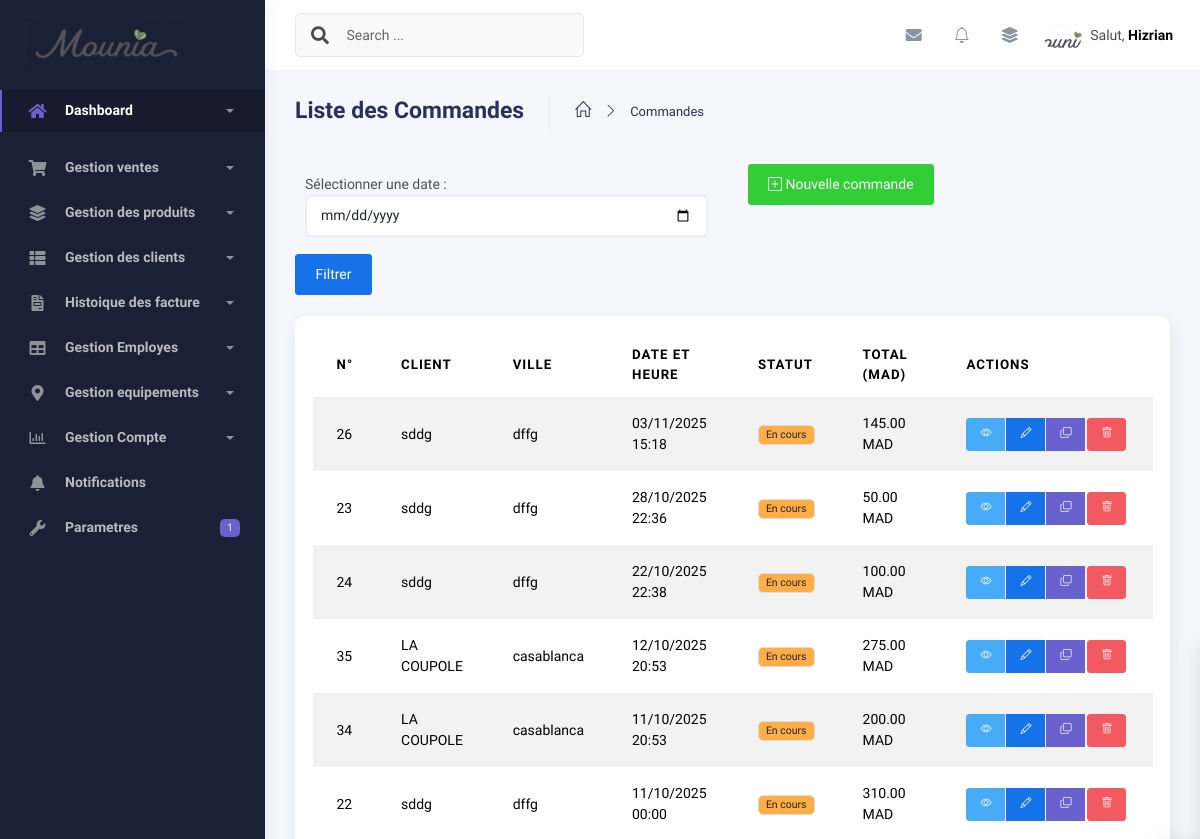
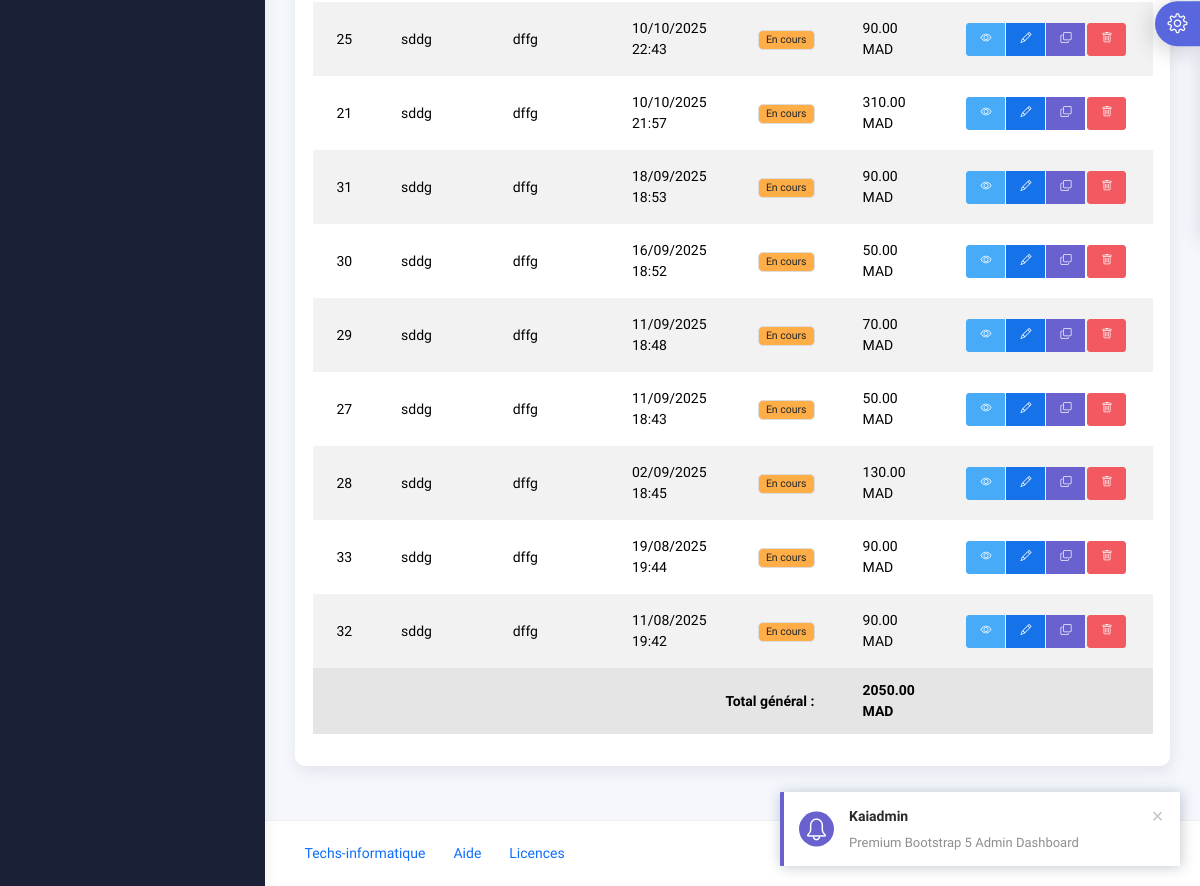
The app's page /commandes/, older data (2 pictures, top to bottom).
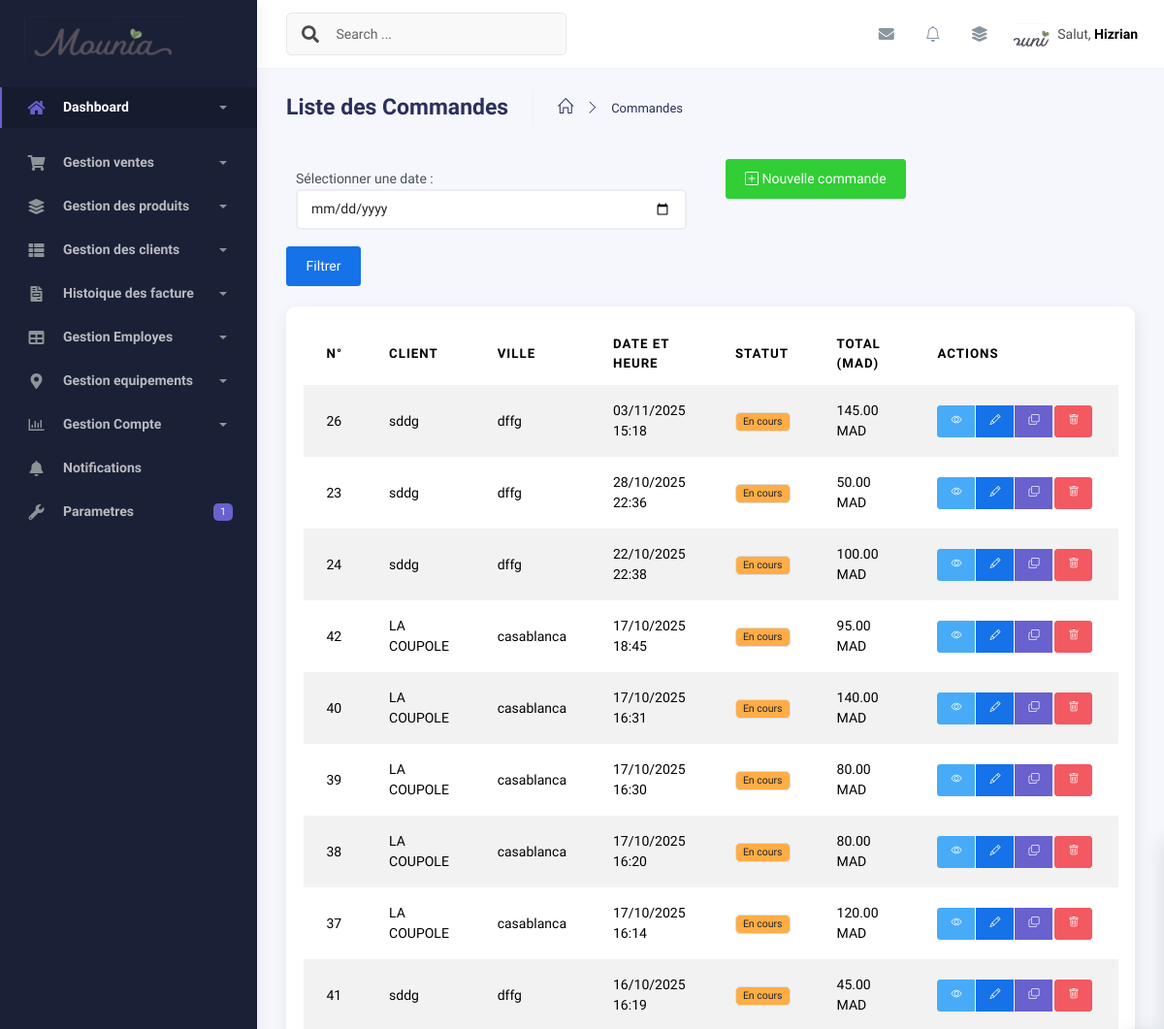
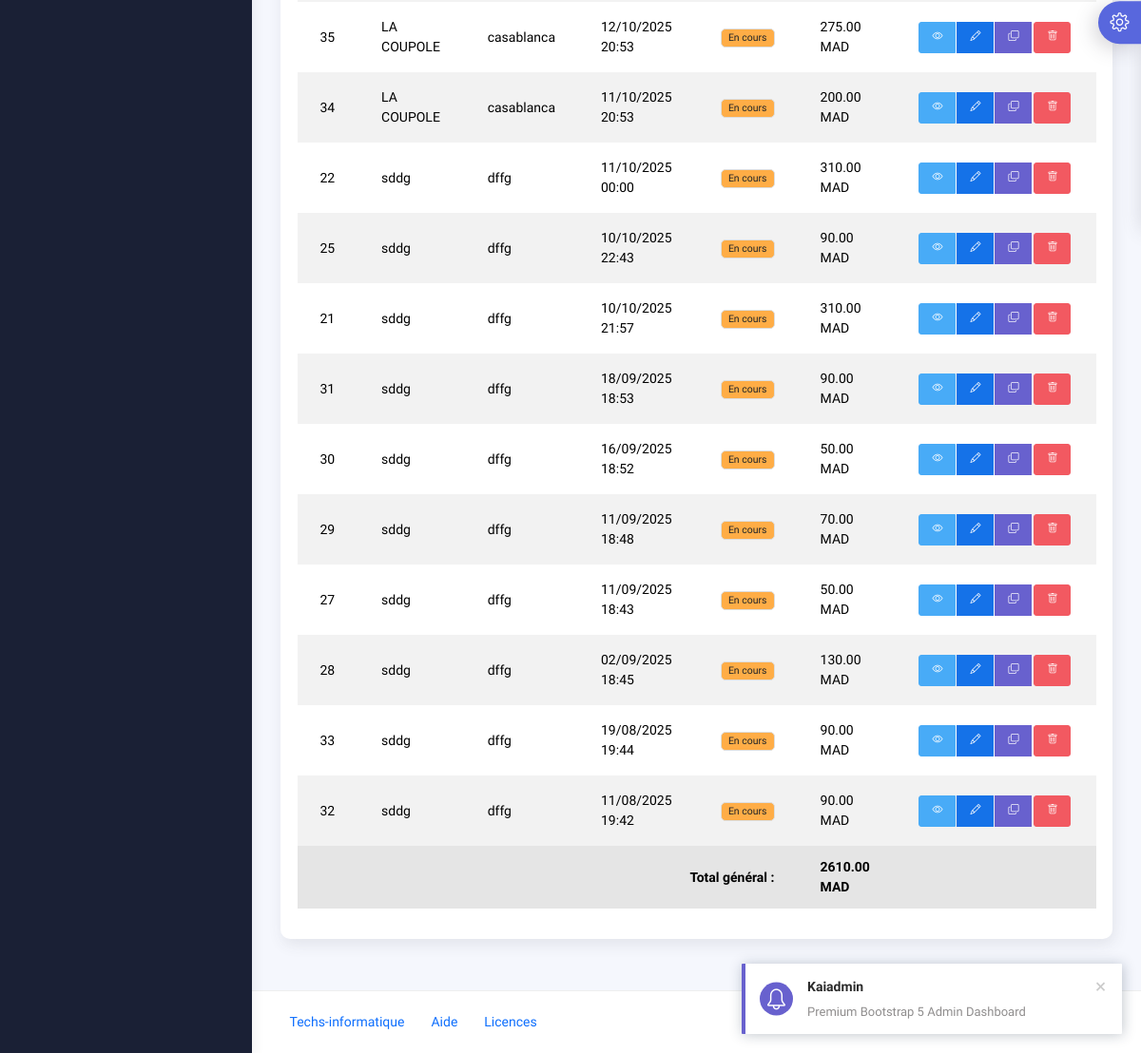
The same page, newer data (2 pictures, top to bottom).
### application/models.py (models this page shows, shortened)
class Commande(models.Model):
    STATUT_CHOICES = [
        ('En cours', 'En cours'),
        ('Confirmée', 'Confirmée'),
        ('Livrée', 'Livrée'),
        ('Annulée', 'Annulée'),
    ]
    client = models.ForeignKey(Client, on_delete=models.CASCADE, related_name="commandes")
    date_commande = models.DateTimeField(default=timezone.now)
    statut = models.CharField(max_length=20, choices=STATUT_CHOICES, default="En cours")
    notes = models.TextField(blank=True, null=True, verbose_name="Notes internes")
    date_modification = models.DateTimeField(auto_now=True, verbose_name="Dernière modification")
    class Meta:
        verbose_name = "Commande"
        verbose_name_plural = "Commandes"
        ordering = ["-date_commande"]
    @property
    def total_sans_livraison(self):
        try:
            return sum(Decimal(str(item.sous_total)) for item in self.items.all())
        except:
            return Decimal('0.00')
    @property
    def total(self):
        try:
            total_produits = self.total_sans_livraison
            prix_livraison = Decimal(str(self.client.prix_livraison))
            return total_produits + prix_livraison
        except:
            return Decimal('0.00')

class Client(models.Model):
    nom = models.CharField(max_length=150, verbose_name="Nom du restaurant")
    responsable = models.CharField(max_length=100, verbose_name="Nom du responsable", blank=True, null=True)
    telephone = models.CharField(
        max_length=20,
        verbose_name="Téléphone",
        unique=True,
        blank=True,
        null=True
    )
    ice = models.CharField(
        max_length=15,
        verbose_name="ICE",
        unique=False,
        blank=True,
        null=True
    )
    email = models.EmailField(blank=True, null=True, verbose_name="Email")
    adresse = models.TextField(verbose_name="Adresse", blank=True, null=True)
    ville = models.CharField(max_length=100, verbose_name="Ville")
    prix_livraison = models.DecimalField(
        max_digits=10,
        decimal_places=2,
        verbose_name="Prix de livraison (en MAD)"
    )
    date_creation = models.DateTimeField(auto_now_add=True, verbose_name="Date d'ajout")
    class Meta:
        verbose_name = "Client (Restaurant)"
        verbose_name_plural = "Clients (Restaurants)"
        ordering = ["nom"]

class CommandeItem(models.Model):
    commande = models.ForeignKey(Commande, on_delete=models.CASCADE, related_name="items")
    produit = models.ForeignKey(Produit, on_delete=models.CASCADE)
    quantite = models.PositiveIntegerField(default=1)
    prix_unitaire = models.DecimalField(max_digits=10, decimal_places=2)
    date_ajout = models.DateTimeField(auto_now_add=True)
    class Meta:
        verbose_name = "Item de commande"
        verbose_name_plural = "Items de commande"
        ordering = ["date_ajout"]
    @property
    def sous_total(self):
        try:
            return Decimal(str(self.quantite)) * Decimal(str(self.prix_unitaire))
        except:
            return Decimal('0.00')

### application/views.py (the view)
# urls.py: path('commandes/', views.liste_commandes, name='liste_commandes'),
def liste_commandes(request):
    date_filtre = request.GET.get('date')
    if date_filtre:
        try:
            date_obj = datetime.strptime(date_filtre, '%Y-%m-%d').date()
            commandes = Commande.objects.filter(date_commande__date=date_obj)
        except ValueError:
            commandes = Commande.objects.all()
    else:
        commandes = Commande.objects.all()
    total_general = Decimal('0.00')
    for commande in commandes:
        try:
            total_general += Decimal(str(commande.total))
        except:
            continue
    context = {
        'commandes': commandes,
        'total_general': total_general,
    }
    return render(request, "commandes/liste_commandes.html", context)

### application/context_processors.py (called while the page is built)
def parametres_mounia(request):
    return {
        'parametres': ParametresMounia.objects.first() or None
    }

### application/notifications.py (called while the page is built, shortened)
    @staticmethod
    def get_commandes_du_jour():
        aujourd_hui = timezone.now().date()
        debut_jour = timezone.make_aware(datetime.combine(aujourd_hui, datetime.min.time()))
        fin_jour = timezone.make_aware(datetime.combine(aujourd_hui, datetime.max.time()))
        return Commande.objects.filter(
            date_commande__range=(debut_jour, fin_jour)
        )

    @staticmethod
    def creer_notification_commandes_jour():
        commandes_du_jour = NotificationManager.get_commandes_du_jour()
        aujourd_hui = timezone.now().date()
        notification_existante = Notification.objects.filter(
            type_notification='commande_jour',
            date_creation__date=aujourd_hui
        ).exists()

### templates/commandes/liste_commandes.html (shortened to what the changed rows need)
{% extends "base.html" %}
{% load static %}
{% block content %}
<div class="container">
  <div class="page-inner">
    <div class="card">
      <div class="card-body">
        <div class="table-responsive">
          <table id="commandes-table" class="display table table-striped table-hover">
            <thead>
              <tr>
                <th>N°</th>
                <th>Client</th>
                <th>Ville</th>
                <th>Date et Heure</th>
                <th>Statut</th>
                <th>Total (MAD)</th>
                <th>Actions</th>
              </tr>
            </thead>
            <tbody>
              {% for commande in commandes %}
                <tr>
                  <td>{{ commande.id }}</td>
                  <td>{{ commande.client.nom }}</td>
                  <td>
                    {% if commande.client.ville %}
                      {{ commande.client.ville }}
                    {% else %}
                      -
                    {% endif %}
                  </td>
                  <td>
                    <span title="{{ commande.date_commande|date:'d/m/Y H:i:s' }}">
                      {{ commande.date_commande|date:"d/m/Y H:i" }}
                    </span>
                  </td>
                  <td>
                    {% if commande.statut == "En cours" %}
                      <span class="badge bg-warning text-dark">En cours</span>
                    {% elif commande.statut == "Confirmée" %}
                      <span class="badge bg-info text-white">Confirmée</span>
                    {% elif commande.statut == "Livrée" %}
                      <span class="badge bg-success">Livrée</span>
                    {% elif commande.statut == "Annulée" %}
                      <span class="badge bg-danger">Annulée</span>
                    {% else %}
                      <span class="badge bg-secondary">{{ commande.statut }}</span>
                    {% endif %}
                  </td>
                  <td>
                    {% if commande.total %}
                      {{ commande.total|floatformat:2 }} MAD
                    {% else %}
                      0.00 MAD
                    {% endif %}
                  </td>
                  <td>
                    <div class="btn-group" role="group">
                      <a href="{% url 'detail_commande' commande.id %}" class="btn btn-sm btn-info" title="Détails">
                        <i class="bi bi-eye"></i>
                      </a>
                      <a href="{% url 'modifier_commande' commande.id %}" class="btn btn-sm btn-primary" title="Modifier">
                        <i class="bi bi-pencil"></i>
                      </a>
                      <a href="{% url 'dupliquer_commande' commande.id %}" class="btn btn-sm btn-secondary" title="Dupliquer">
                        <i class="bi bi-copy"></i>
                      </a>
                      <form
                        method="post"
                        action="{% url 'supprimer_commande' commande.id %}"
                        class="d-inline"
                        onsubmit="return confirm('Êtes-vous sûr de vouloir supprimer la commande #{{ commande.id }} ?');"
                      >
                        <button type="submit" class="btn btn-sm btn-danger" title="Supprimer">
                          <i class="bi bi-trash"></i>
                        </button>
                      </form>
                    </div>
                  </td>
                </tr>
              {% endfor %}
            </tbody>
            {% if commandes %}
            <tfoot>
              <tr class="table-active">
                <td colspan="5" class="text-end fw-bold">Total général :</td>
                <td class="fw-bold">
                  {{ total_general|floatformat:2 }} MAD
                </td>
                <td></td>
              </tr>
            </tfoot>
            {% endif %}
          </table>
        </div>
      </div>
    </div>
  </div>
</div>
{% endblock content %}

Row changes from the older to the newer data that the page shows:
added Commande: id "42", client.nom "LA COUPOLE", client.ville "casablanca", date_commande "17/10/2025 18:45", statut "En cours", total "95.00"
added Commande: id "40", client.nom "LA COUPOLE", client.ville "casablanca", date_commande "17/10/2025 16:31", statut "En cours", total "140.00"
added Commande: id "39", client.nom "LA COUPOLE", client.ville "casablanca", date_commande "17/10/2025 16:30", statut "En cours", total "80.00"
added Commande: id "38", client.nom "LA COUPOLE", client.ville "casablanca", date_commande "17/10/2025 16:20", statut "En cours", total "80.00"
added Commande: id "37", client.nom "LA COUPOLE", client.ville "casablanca", date_commande "17/10/2025 16:14", statut "En cours", total "120.00"
added Commande: id "41", client.nom "sddg", client.ville "dffg", date_commande "16/10/2025 16:19", statut "En cours", total "45.00"
Text that changed along with them:
{{ total_general|floatformat:2 }}: "2050.00" → "2610.00"
